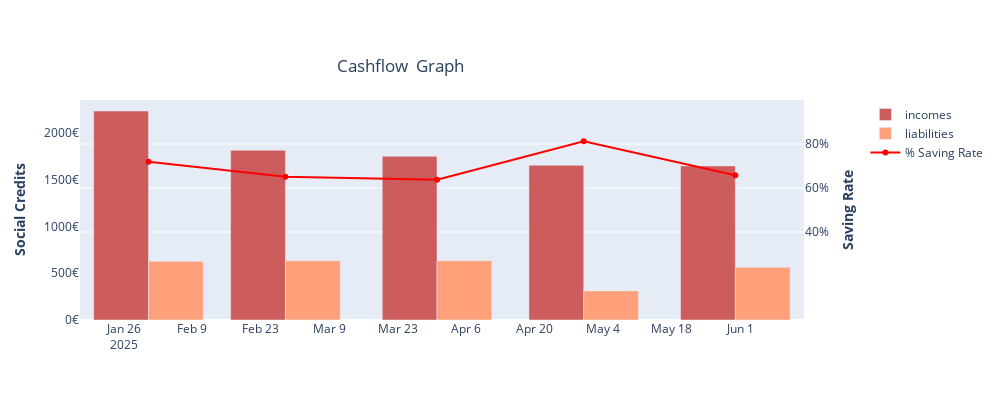

Notebook cell for this chart:
### Code cell
fig_cashflow = FinPlot.plot_cashflow(df_m_cashflow)
fig_cashflow.show()

### Figure 1 — Plotly figure (JSON) as saved in the notebook; plotly's stock layout.template omitted (floating-point values rounded to 4 significant figures)
{"data": [{"marker": {"color": "indianred"}, "name": "incomes", "type": "bar", "x": ["2025-01-31T00:00:00.000000000", "2025-02-28T00:00:00.000000000", "2025-03-31T00:00:00.000000000", "2025-04-30T00:00:00.000000000", "2025-05-31T00:00:00.000000000"], "xaxis": "x", "y": [2231, 1811, 1747.0, 1652.0, 1645.0], "yaxis": "y"}, {"marker": {"color": "lightsalmon"}, "name": "liabilities", "type": "bar", "x": ["2025-01-31T00:00:00.000000000", "2025-02-28T00:00:00.000000000", "2025-03-31T00:00:00.000000000", "2025-04-30T00:00:00.000000000", "2025-05-31T00:00:00.000000000"], "xaxis": "x", "y": [626.0, 632.6, 633.5, 310.5, 562.0], "yaxis": "y"}, {"line": {"color": "red"}, "name": "% Saving Rate", "type": "scatter", "x": ["2025-01-31T00:00:00.000000000", "2025-02-28T00:00:00.000000000", "2025-03-31T00:00:00.000000000", "2025-04-30T00:00:00.000000000", "2025-05-31T00:00:00.000000000"], "xaxis": "x", "y": [71.94, 65.07, 63.74, 81.21, 65.84], "yaxis": "y2"}], "layout": {"barmode": "group", "height": 400, "title": {"text": "Cashflow  Graph", "x": 0.4, "y": 0.85}, "width": 1000, "xaxis": {"anchor": "y", "domain": [0, 0.94], "tickangle": 0}, "yaxis": {"anchor": "x", "domain": [0, 1], "showgrid": false, "side": "left", "tickmode": "array", "ticktext": ["0€", "500€", "1000€", "1500€", "2000€", "2500€"], "tickvals": [0, 500, 1000, 1500, 2000, 2500], "title": {"text": "<b>Social Credits</b>"}}, "yaxis2": {"anchor": "x", "overlaying": "y", "range": [0, 100], "side": "right", "tickmode": "array", "ticktext": ["40%", "60%", "80%"], "tickvals": [40, 60, 80], "title": {"text": "<b>Saving Rate</b>"}}}}
